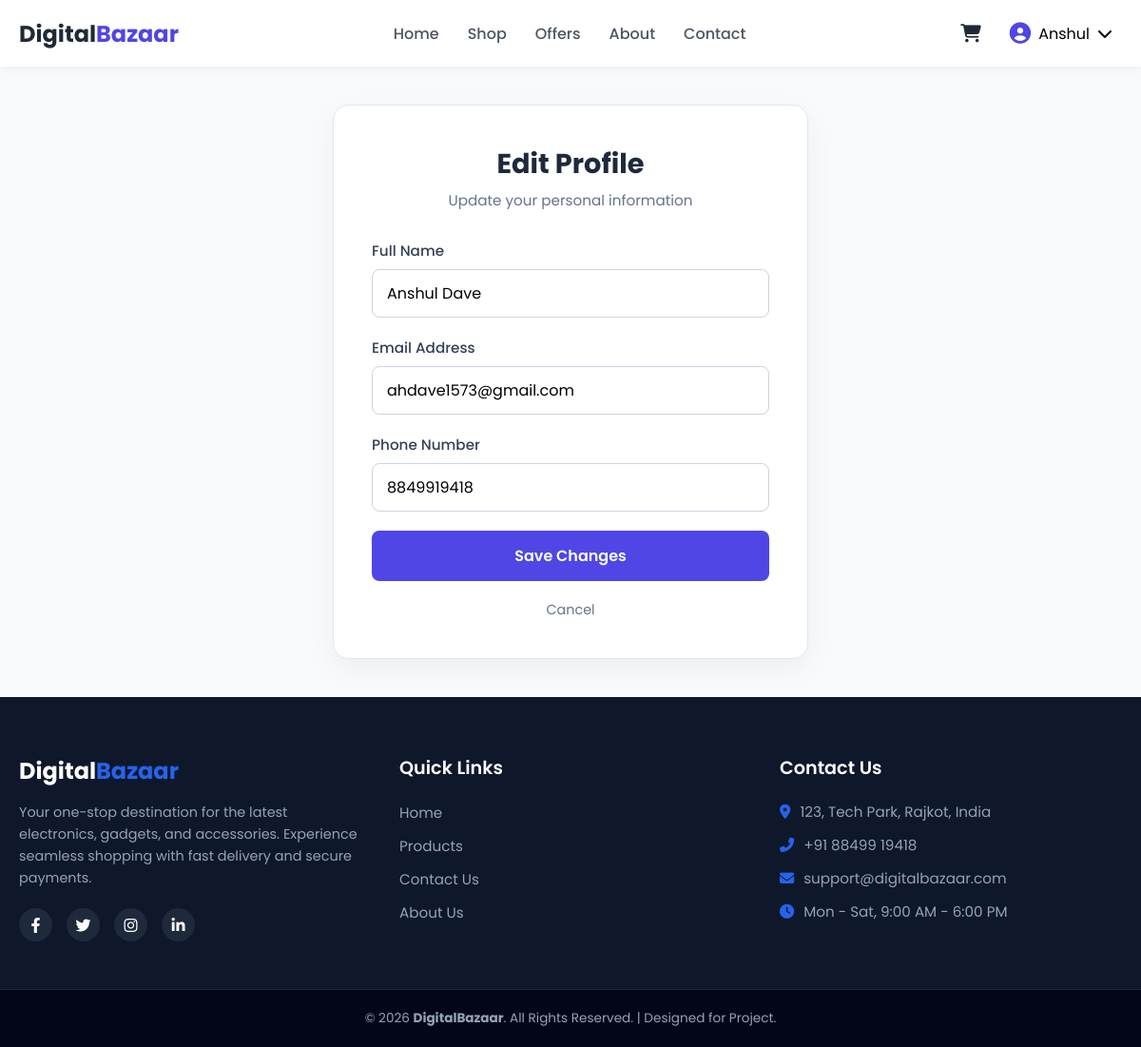
The page /edit_profile.php (signed in) on the database its author committed.
### tables this page shows
CREATE TABLE `users` (
  `id` int(11) NOT NULL,
  `name` varchar(100) NOT NULL,
  `email` varchar(150) NOT NULL,
  `phone` varchar(15) NOT NULL,
  `password` varchar(255) NOT NULL,
  `role_as` tinyint(4) NOT NULL DEFAULT 0,
  `created_at` timestamp NOT NULL DEFAULT current_timestamp()
);

### edit_profile.php (the view, shortened to what this page needs)
<?php
include('includes/header.php');
$user_id = $_SESSION['user_id'];
$user = null;
$query = mysqli_query($conn, "SELECT * FROM users WHERE id='$user_id' LIMIT 1");
if ($query && mysqli_num_rows($query) == 1) {
    $user = mysqli_fetch_assoc($query);
}
?>
<div class="edit-wrapper">
    <div class="edit-card">
        <div class="card-header">
            <h2>Edit Profile</h2>
            <p>Update your personal information</p>
        </div>
        <?php if($user): ?>
        <form method="post">
            <div class="form-group">
                <label>Full Name</label>
                <input type="text" name="name" class="form-control"
                       value="<?= htmlspecialchars($user['name']); ?>" required>
            </div>
            <div class="form-group">
                <label>Email Address</label>
                <input type="email" name="email" class="form-control"
                       value="<?= htmlspecialchars($user['email']); ?>" required>
            </div>
            <div class="form-group">
                <label>Phone Number</label>
                <input type="text" name="phone" class="form-control"
                       value="<?= htmlspecialchars($user['phone']); ?>" required>
            </div>
            <button type="submit" name="update_profile" class="btn-update">
                Save Changes
            </button>
            <a href="profile.php" class="cancel-link">Cancel</a>
        </form>
        <?php else: ?>
            <p style="text-align:center;color:red;">User data not found.</p>
        <?php endif; ?>
    </div>
</div>
<?php include('includes/footer.php'); ?>

### includes/header.php (style rules this page uses)
* { margin:0;padding:0;box-sizing:border-box;font-family:'Poppins',sans-serif }
body { background:#f8fafc }
a { text-decoration:none }

### edit_profile.php (style rules this page uses)
body { background-color: #f8fafc; font-family: 'Poppins', sans-serif; }
.edit-wrapper { display: flex; justify-content: center; align-items: center; min-height: 80vh; padding: 40px 20px; }
.edit-card { background: #ffffff; width: 100%; max-width: 500px; padding: 40px; border-radius: 16px; box-shadow: 0 10px 30px rgba(0,0,0,0.05); border: 1px solid #e2e8f0; }
.card-header { text-align: center; margin-bottom: 30px; }
.card-header h2 { font-size: 1.8rem; font-weight: 700; color: #1e293b; margin-bottom: 5px; }
.card-header p { color: #64748b; font-size: 0.95rem; }
.form-group { margin-bottom: 20px; }
.form-group label { display: block; margin-bottom: 8px; font-weight: 500; color: #334155; font-size: 0.95rem; }
.form-control { width: 100%; padding: 12px 15px; border: 1px solid #cbd5e1; border-radius: 8px; font-size: 1rem; font-family: inherit; outline: none; transition: 0.3s; }
.btn-update { width: 100%; padding: 14px; background: #4f46e5; color: white; border: none; border-radius: 8px; font-size: 1rem; font-weight: 600; cursor: pointer; transition: 0.3s; }
.cancel-link { display: block; text-align: center; margin-top: 20px; text-decoration: none; color: #64748b; font-size: 0.9rem; transition: 0.3s; }

### rows shown on the page
users: name "Anshul Dave", email "ahdave1573@gmail.com", phone "8849919418"

### other values the page prints
explode(" ",$_SESSION['user_name'])[0] "Anshul"
